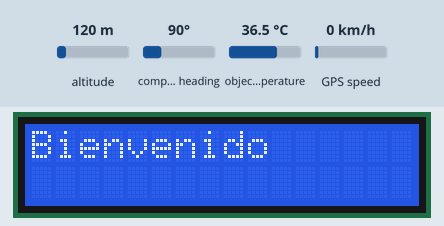
Bench run of a sketch on a simulated Arduino Uno, built with avr-gcc and run on an emulated ATmega328P. Shown: 16×2 character LCD. The test bench sets the inputs (shaded band); at power-on: object temperature 36.5 °C, altitude 120 m, compass heading 90°, GPS speed 0 km/h. The GPS gets a fix after 3 s at 37.7749, -122.4194 with 8 satellites; the modem accepts every AT command (registered, SIM ready, sends succeed) and sends nothing else; what the sketch prints to the serial monitor is not drawn.

Above: at 0.1 s.
At 5.7 s:
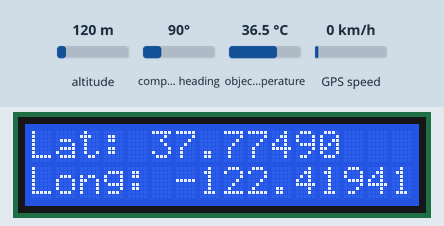
5.8 s: object temperature set to 37.6 °C
Timing chart, 0 to 8.8 s (numbered marks = the images above; inputs shaded):
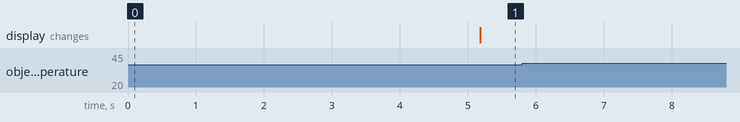

The sketch:

signosSMS.ino
```cpp
#include <SoftwareSerial.h>//incluimos la libreria SoftwareSerial
#include <LiquidCrystal.h>
LiquidCrystal lcd(7,8,9,10,11,12);
#include <TinyGPS.h>//incluimos la libreria TinyGPS para el modulo GPSMV2
#include <Wire.h> //Libreria que permite comunicarse con dispositivos por bus I2C
#include <MAX30105.h> //Libreria que permite obtener las lecturas de lu reflejada para calcular la frecuencia cardiaca
#include <spo2_algorithm.h>
#include <heartRate.h>
#include <Adafruit_MLX90614.h>//Libreria que permite utilizar el sensor optico de temperatura
Adafruit_MLX90614 mlx = Adafruit_MLX90614();
TinyGPS gps;//Declaramos el objeto gps
SoftwareSerial serialmovil(6, 5);//Declaramos el pin 6 Rx y 5 Tx
MAX30105 particleSensor;
  int x=0;
  float latitud, longitud, temp;
  const byte RATE_SIZE = 4; //numero que se utiliza para obtener promedio de lectura
  byte rates[RATE_SIZE]; //Matriz donde se almacenan las frecuencias cardiacas
  byte rateSpot = 0;
  long lastBeat = 0; //Hora de deteccion del ultimo latido
  float beatsPerMinute;
  int beatAvg,val;
  const int boton=2;
  int envio=0;
void setup()
{
  lcd.begin(16,2);
  lcd.print("Bienvenido");
  pinMode(boton,INPUT);
  Wire.begin();
  Serial.begin(9600);//Iniciamos el puerto serie
  serialmovil.begin(9600);//Iniciamos el puerto serie del modulo GA6 B GSM/GPRS
  while(!Serial);
}
void loop()
{
  ubicacion();
}
void frecuencia(){

      if (!particleSensor.begin(Wire, I2C_SPEED_FAST)) //Utilizar el puerto I2C, velocidad 400kHz
      {
        Serial.println("MAX3010 No funciona el Sensor ");
        while (1);
      }
          Serial.println("Coloca tu dedo en el sensor.");
          particleSensor.setup(); //Configurar el sensor con parametros predeterminados
          particleSensor.setPulseAmplitudeRed(0x0A); //Encender el led rojo para identificar su funcionamiento
          particleSensor.setPulseAmplitudeGreen(0); //Apagar el led verde
      while( x<1500 ){
        x=x+1;
          long irValue = particleSensor.getIR();

        if (checkForBeat(irValue) == true)
        {
          //Cuando se detecta un latido
          long delta = millis() - lastBeat;
          lastBeat = millis();

          beatsPerMinute = 60 / (delta / 1000.0);

          if (beatsPerMinute < 255 && beatsPerMinute > 20)
          {
            rates[rateSpot++] = (byte)beatsPerMinute; //Almacenar esta lectura en un arreglo
            rateSpot %= RATE_SIZE; //Ajustar el valor de la variable

            //Tomar el promedio de las lecturas
            beatAvg = 0;
            for (byte x = 0 ; x < RATE_SIZE ; x++)
              beatAvg += rates[x];
            beatAvg /= RATE_SIZE;
          }
        }

        Serial.print("IR=");
        Serial.print(irValue);
        Serial.print(", BPM=");
        Serial.print(beatsPerMinute);
        Serial.print(", Avg BPM=");
        Serial.print(beatAvg);

        val=digitalRead(boton); // detectar si el usuario pulsa o no el botón de ayuda
        if(val==HIGH){
              envio=1;
              temperatura();
              mensaje();
              delay(500);
            }
            else {
              envio=0;
            }
        if (irValue < 50000) //si la lectura de ir es menor a 50000 significa que no se ha colocado su dedo o muñeca en el sensor
          Serial.print(" No hay lectura?");
          Serial.println();
      }
}
void temperatura(){
  temp=0;
  mlx.begin();
  delay(500);
  temp=mlx.readObjectTempC();
  delay(500);
}
void ubicacion(){
 if (Serial.available())
  {
      int c = Serial.read();
      if(gps.encode(c))
    {
      gps.f_get_position(&latitud, &longitud);
      Serial.print("La/Lo: ");
      Serial.print(latitud,5);
      Serial.print(", ");
      Serial.println(longitud,5);

      //frecuencia();
      x=0;
      delay(500);
      temperatura();
      delay(500);
      mensaje();
      delay(3000);


    }
  }else{
    Serial.println("El sensor GPS no funciona");
  }
}
void mensaje(){
    serialmovil.println("AT+CMGF=1"); // Configuring modo TEXTO
    serialmovil.println("AT+CMGS=\"+573053735942\"");//cambiar codigo de pais +5* colocar numero a 10 digitos del telefono al que llegaran los sms
    lcd.clear();
    lcd.setCursor(0,0);
    lcd.print("Lat: ");
    lcd.print(latitud,5);
    lcd.setCursor(0,1);
    lcd.print("Long: ");
    lcd.print(longitud,5);
    delay(1000);
    if(temp>37.2 or beatAvg>20 and beatAvg<50 or beatAvg>120){
          serialmovil.print("Temperatura o Frecuencia Fuera de Rango\n"); //COntenido del texto
          serialmovil.println("Ubicacion: https://maps.google.com/?q=");
          serialmovil.print(latitud,5);
          serialmovil.print(", ");
          serialmovil.print(longitud,5);
          serialmovil.println("\nLatidos: ");
          serialmovil.print(beatAvg);
          serialmovil.println("\nTemperatura: ");
          serialmovil.print(temp);
          serialmovil.write((char)26);
          delay(2000);
          Serial.println("Signos Vitales Fuera de Rango");
          Serial.println("\nUbicacion: ");
          Serial.print(latitud,5);
          Serial.print(" ,");
          Serial.print(longitud,5);
          Serial.println("\nLatidos: ");
          Serial.print(beatAvg);
          Serial.println("\nTemperatura: ");
          Serial.print(temp);
          serialmovil.write((char)26);
          delay(2000);

    }else  if(envio==1){
          serialmovil.println("Temperatura y Frecuencia Cardiaca Normal\n"); //COntenido del texto
          serialmovil.println("Ubicacion: https://maps.google.com/?q=");
          serialmovil.print(latitud,5);
          serialmovil.print(", ");
          serialmovil.print(longitud,5);
          serialmovil.println("\nLatidos: ");
          serialmovil.print(beatAvg);
          serialmovil.println("\nTemperatura: ");
          serialmovil.print(temp);
          serialmovil.write((char)26);
          delay(2000);
          Serial.println("Signos Vitales Normales");
          Serial.println("\nUbicacion: ");
          Serial.print(latitud,5);
          Serial.print(" ,");
          Serial.print(longitud,5);
          Serial.println("\nLatidos: ");
          Serial.print(beatAvg);
          Serial.println("\nTemperatura: ");
          Serial.println(temp);

    }else{
          Serial.println("Ubicacion: ");
          Serial.print(latitud,5);
          Serial.print(" ,");
          Serial.print(longitud,5);
          Serial.println("\nLatidos: ");
          Serial.print(beatAvg);
          Serial.println("\nTemperatura: ");
          Serial.println(temp);

      }
}
```

Measured:
- after the input at 5.8 s, every drawn part: stays the same
